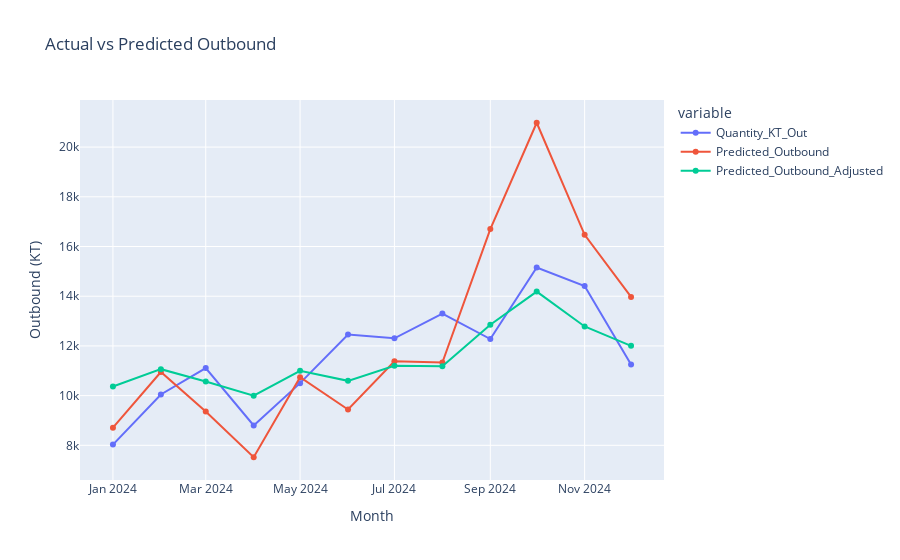

The notebook cell saved with this chart:
### Code cell
X_out_all = scaler_out.transform(outbound_comparison[['Predicted_Outbound']].fillna(0))
outbound_comparison['Predicted_Outbound_Adjusted'] = model.predict(X_out_all)
outbound_comparison['Deviation_Adjusted'] = outbound_comparison['Quantity_KT_Out'] - outbound_comparison['Predicted_Outbound_Adjusted']

fig = px.line(
    outbound_comparison,
    x='month',
    y=['Quantity_KT_Out', 'Predicted_Outbound', 'Predicted_Outbound_Adjusted'],
    title='Actual vs Predicted Outbound',
    markers=True
)

fig.update_layout(yaxis_title='Outbound (KT)', xaxis_title='Month')
fig.show()

### Figure 1 — Plotly figure (JSON) as saved in the notebook; plotly's stock layout.template omitted (floating-point values rounded to 4 significant figures)
{"data": [{"hovertemplate": "variable=Quantity_KT_Out<br>month=%{x}<br>value=%{y}<extra></extra>", "legendgroup": "Quantity_KT_Out", "line": {"color": "#636efa", "dash": "solid"}, "marker": {"symbol": "circle"}, "mode": "lines+markers", "name": "Quantity_KT_Out", "orientation": "v", "showlegend": true, "type": "scatter", "x": ["2024-01-01T00:00:00", "2024-02-01T00:00:00", "2024-03-01T00:00:00", "2024-04-01T00:00:00", "2024-05-01T00:00:00", "2024-06-01T00:00:00", "2024-07-01T00:00:00", "2024-08-01T00:00:00", "2024-09-01T00:00:00", "2024-10-01T00:00:00", "2024-11-01T00:00:00", "2024-12-01T00:00:00"], "xaxis": "x", "y": [8030.0, 10050.0, 11110.0, 8797.0, 10500.0, 12460.0, 12310.0, 13300.0, 12280.0, 15150.0, 14410.0, 11250.0], "yaxis": "y"}, {"hovertemplate": "variable=Predicted_Outbound<br>month=%{x}<br>value=%{y}<extra></extra>", "legendgroup": "Predicted_Outbound", "line": {"color": "#EF553B", "dash": "solid"}, "marker": {"symbol": "circle"}, "mode": "lines+markers", "name": "Predicted_Outbound", "orientation": "v", "showlegend": true, "type": "scatter", "x": ["2024-01-01T00:00:00", "2024-02-01T00:00:00", "2024-03-01T00:00:00", "2024-04-01T00:00:00", "2024-05-01T00:00:00", "2024-06-01T00:00:00", "2024-07-01T00:00:00", "2024-08-01T00:00:00", "2024-09-01T00:00:00", "2024-10-01T00:00:00", "2024-11-01T00:00:00", "2024-12-01T00:00:00"], "xaxis": "x", "y": [8710, 10950, 9360, 7520, 10740, 9440, 11380, 11330, 16700, 20980, 16470, 13970], "yaxis": "y"}, {"hovertemplate": "variable=Predicted_Outbound_Adjusted<br>month=%{x}<br>value=%{y}<extra></extra>", "legendgroup": "Predicted_Outbound_Adjusted", "line": {"color": "#00cc96", "dash": "solid"}, "marker": {"symbol": "circle"}, "mode": "lines+markers", "name": "Predicted_Outbound_Adjusted", "orientation": "v", "showlegend": true, "type": "scatter", "x": ["2024-01-01T00:00:00", "2024-02-01T00:00:00", "2024-03-01T00:00:00", "2024-04-01T00:00:00", "2024-05-01T00:00:00", "2024-06-01T00:00:00", "2024-07-01T00:00:00", "2024-08-01T00:00:00", "2024-09-01T00:00:00", "2024-10-01T00:00:00", "2024-11-01T00:00:00", "2024-12-01T00:00:00"], "xaxis": "x", "y": [10370.0, 11060.0, 10570.0, 9996.0, 11000.0, 10590.0, 11200.0, 11180.0, 12850.0, 14190.0, 12780.0, 12000.0], "yaxis": "y"}], "layout": {"legend": {"title": {"text": "variable"}, "tracegroupgap": 0}, "title": {"text": "Actual vs Predicted Outbound"}, "xaxis": {"anchor": "y", "domain": [0, 1], "title": {"text": "Month"}}, "yaxis": {"anchor": "x", "domain": [0, 1], "title": {"text": "Outbound (KT)"}}}}
